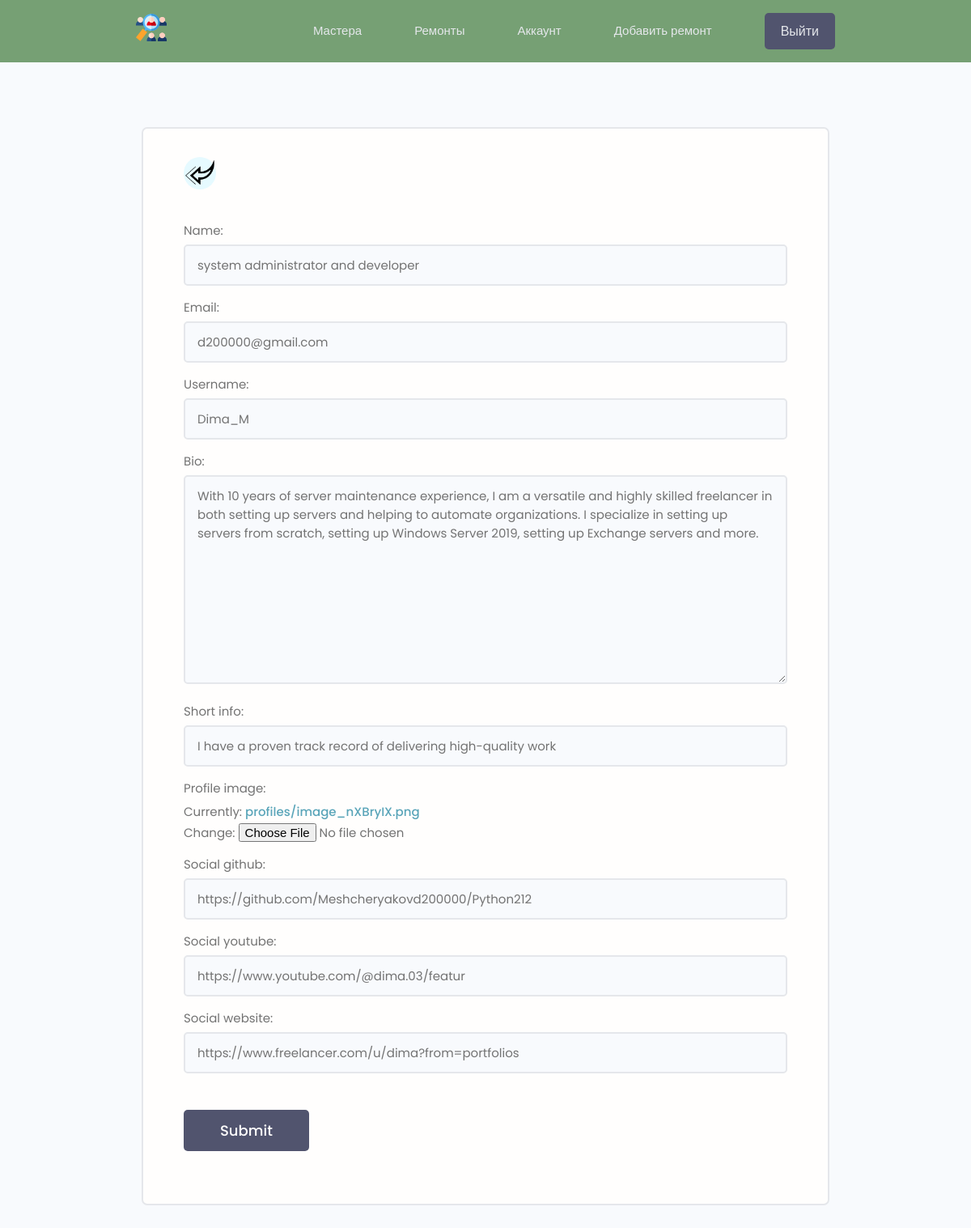
The page /edit-account/ (signed in) on the database as committed earlier.
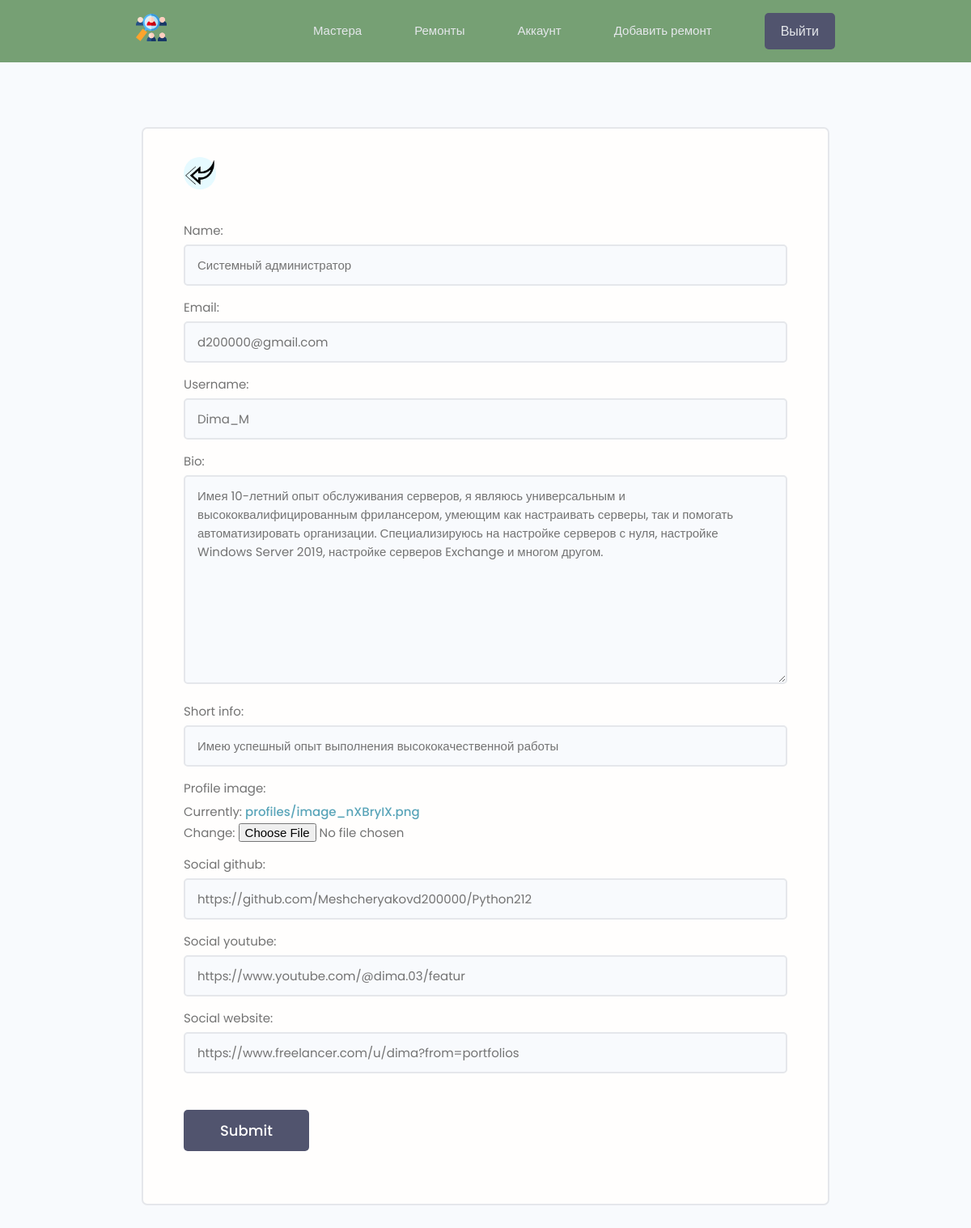
The same page on the database as committed later.
### users/models.py (models this page shows, shortened)
class Profile(models.Model):
    user = models.OneToOneField(User, on_delete=models.CASCADE, null=True, blank=True)
    name = models.CharField(max_length=200, blank=True, null=True)
    email = models.EmailField(max_length=200, blank=True, null=True)
    username = models.CharField(max_length=200, blank=True, null=True)
    short_info = models.CharField(max_length=200, blank=True, null=True)
    bio = models.TextField(blank=True, null=True)
    profile_image = models.ImageField(upload_to="profiles/", default="profiles/user-default.png")
    social_github = models.CharField(max_length=200, blank=True, null=True)
    social_youtube = models.CharField(max_length=200, blank=True, null=True)
    social_website = models.CharField(max_length=200, blank=True, null=True)
    created = models.DateTimeField(auto_now_add=True)

### users/views.py (the view)
# urls.py: path('edit-account/', views.edit_account, name="edit-account"),
@login_required(login_url='login')
def edit_account(request):
    profile = request.user.profile
    form = ProfileForm(instance=profile)
    if request.method == 'POST':
        form = ProfileForm(request.POST, request.FILES, instance=profile)
        if form.is_valid():
            form.save()
            return redirect('account')
    context = {'form': form}
    return render(request, 'users/profile_form.html', context)

### users/forms.py
class ProfileForm(ModelForm):
    class Meta:
        model = Profile
        fields = ['name', 'email', 'username', 'bio', 'short_info', 'profile_image',
                  'social_github', 'social_youtube', 'social_website']
    def __init__(self, *args, **kwargs):
        super().__init__(*args, **kwargs)
        for name, field in self.fields.items():
            field.widget.attrs.update({'class': 'input'})

### users/templates/users/profile_form.html (shortened to what this page needs)
{% extends 'repairs/base.html' %}
{% load static %}
{% block content %}
<main class="formPage my-xl">
    <div class="content-box">
        <div class="formWrapper">
            <a class="backButton" href="{% url 'account' %}"><img src="{% static 'images/left.png' %}" alt="left"></a>
            <br>
            <form class="form" method="POST" action="{% url 'edit-account' %}" enctype="multipart/form-data">
                {% for field in form %}
                <div class="form__field">
                    <label for="formInput#text">{{ field.label }}: </label>
                    {{ field }}
                </div>
                {% endfor %}
                <input class="btn btn--sub btn--lg  my-md" type="submit" value="Submit"/>
            </form>
        </div>
    </div>
</main>
{% endblock %}

Rows that differ between the two databases and show on the page:
changed Profile "d200000@gmail.com": name "system administrator and developer" → "Системный администратор"; bio "With 10 years of server maintenance experience, I am a versatile and highly skilled freelancer in both setting up servers and helping to automate organizations. I specialize in setting up servers from scratch, setting up Windows Server 2019, setting up Exchange servers and more." → "Имея 10-летний опыт обслуживания серверов, я являюсь универсальным и высококвалифицированным фрилансером, умеющим как настраивать серверы, так и помогать автоматизировать организации. Специализируюсь на настройке серверов с нуля, настройке Windows Server 2019, настройке серверов Exchange и многом другом."; short_info "I have a proven track record of delivering high-quality work" → "Имею успешный опыт выполнения высококачественной работы"
